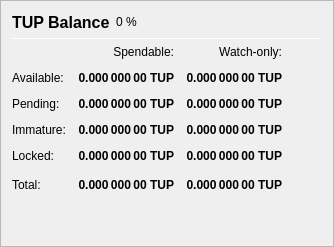
                   <widget class="QFrame" name="frame_Balances">
                    <property name="frameShape">
                     <enum>QFrame::StyledPanel</enum>
                    </property>
                    <property name="frameShadow">
                     <enum>QFrame::Raised</enum>
                    </property>
                    <layout class="QVBoxLayout" name="verticalLayout_4">
                     <item>
                      <layout class="QHBoxLayout" name="horizontalLayout_4">
                       <item>
                        <widget class="QLabel" name="label_5">
                         <property name="minimumSize">
                          <size>
                           <width>0</width>
                           <height>20</height>
                          </size>
                         </property>
                         <property name="font">
                          <font>
                           <pointsize>12</pointsize>
                           <weight>75</weight>
                           <bold>true</bold>
                          </font>
                         </property>
                         <property name="text">
                          <string>TUP Balance</string>
                         </property>
                        </widget>
                       </item>
                       <item>
                        <widget class="QLabel" name="labelTUPPercent">
                         <property name="text">
                          <string notr="true">0 %</string>
                         </property>
                        </widget>
                       </item>
                       <item>
                        <spacer name="horizontalSpacer_3">
                         <property name="orientation">
                          <enum>Qt::Horizontal</enum>
                         </property>
                         <property name="sizeHint" stdset="0">
                          <size>
                           <width>40</width>
                           <height>20</height>
                          </size>
                         </property>
                        </spacer>
                       </item>
                      </layout>
                     </item>
                     <item>
                      <widget class="Line" name="line_Balance">
                       <property name="minimumSize">
                        <size>
                         <width>0</width>
                         <height>1</height>
                        </size>
                       </property>
                       <property name="maximumSize">
                        <size>
                         <width>16777215</width>
                         <height>1</height>
                        </size>
                       </property>
                       <property name="orientation">
                        <enum>Qt::Horizontal</enum>
                       </property>
                      </widget>
                     </item>
                     <item>
                      <layout class="QGridLayout" name="gridLayout">
                       <property name="spacing">
                        <number>12</number>
                       </property>
                       <item row="0" column="1">
                        <widget class="QLabel" name="labelSpendable">
                         <property name="text">
                          <string>Spendable:</string>
                         </property>
                         <property name="alignment">
                          <set>Qt::AlignRight|Qt::AlignTrailing|Qt::AlignVCenter</set>
                         </property>
                        </widget>
                       </item>
                       <item row="0" column="2">
                        <widget class="QLabel" name="labelWatchonly">
                         <property name="text">
                          <string>Watch-only:</string>
                         </property>
                         <property name="alignment">
                          <set>Qt::AlignRight|Qt::AlignTrailing|Qt::AlignVCenter</set>
                         </property>
                        </widget>
                       </item>
                       <item row="1" column="0">
                        <widget class="QLabel" name="labelBalanceText">
                         <property name="text">
                          <string>Available:</string>
                         </property>
                        </widget>
                       </item>
                       <item row="1" column="1">
                        <widget class="QLabel" name="labelBalance">
                         <property name="font">
                          <font>
                           <weight>75</weight>
                           <bold>true</bold>
                          </font>
                         </property>
                         <property name="cursor">
                          <cursorShape>IBeamCursor</cursorShape>
                         </property>
                         <property name="toolTip">
                          <string>Your current spendable balance</string>
                         </property>
                         <property name="text">
                          <string notr="true">0.000 000 00 TUP</string>
                         </property>
                         <property name="alignment">
                          <set>Qt::AlignRight|Qt::AlignTrailing|Qt::AlignVCenter</set>
                         </property>
                         <property name="textInteractionFlags">
                          <set>Qt::LinksAccessibleByMouse|Qt::TextSelectableByKeyboard|Qt::TextSelectableByMouse</set>
                         </property>
                        </widget>
                       </item>
                       <item row="1" column="2">
                        <widget class="QLabel" name="labelWatchAvailable">
                         <property name="font">
                          <font>
                           <weight>75</weight>
                           <bold>true</bold>
                          </font>
                         </property>
                         <property name="cursor">
                          <cursorShape>IBeamCursor</cursorShape>
                         </property>
                         <property name="toolTip">
                          <string>Your current balance in watch-only addresses</string>
                         </property>
                         <property name="text">
                          <string notr="true">0.000 000 00 TUP</string>
                         </property>
                         <property name="alignment">
                          <set>Qt::AlignRight|Qt::AlignTrailing|Qt::AlignVCenter</set>
                         </property>
                         <property name="textInteractionFlags">
                          <set>Qt::LinksAccessibleByMouse|Qt::TextSelectableByKeyboard|Qt::TextSelectableByMouse</set>
                         </property>
                        </widget>
                       </item>
                       <item row="2" column="0">
                        <widget class="QLabel" name="labelPendingText">
                         <property name="text">
                          <string>Pending:</string>
                         </property>
                        </widget>
                       </item>
                       <item row="2" column="1">
                        <widget class="QLabel" name="labelUnconfirmed">
                         <property name="font">
                          <font>
                           <weight>75</weight>
                           <bold>true</bold>
                          </font>
                         </property>
                         <property name="cursor">
                          <cursorShape>IBeamCursor</cursorShape>
                         </property>
                         <property name="toolTip">
                          <string>Total of transactions that have yet to be confirmed, and do not yet count toward the spendable balance</string>
                         </property>
                         <property name="text">
                          <string notr="true">0.000 000 00 TUP</string>
                         </property>
                         <property name="alignment">
                          <set>Qt::AlignRight|Qt::AlignTrailing|Qt::AlignVCenter</set>
                         </property>
                         <property name="textInteractionFlags">
                          <set>Qt::LinksAccessibleByMouse|Qt::TextSelectableByKeyboard|Qt::TextSelectableByMouse</set>
                         </property>
                        </widget>
                       </item>
                       <item row="2" column="2">
                        <widget class="QLabel" name="labelWatchPending">
                         <property name="font">
                          <font>
                           <weight>75</weight>
                           <bold>true</bold>
                          </font>
                         </property>
                         <property name="cursor">
                          <cursorShape>IBeamCursor</cursorShape>
                         </property>
                         <property name="toolTip">
                          <string>Unconfirmed transactions to watch-only addresses</string>
                         </property>
                         <property name="text">
                          <string notr="true">0.000 000 00 TUP</string>
                         </property>
                         <property name="alignment">
                          <set>Qt::AlignRight|Qt::AlignTrailing|Qt::AlignVCenter</set>
                         </property>
                         <property name="textInteractionFlags">
                          <set>Qt::LinksAccessibleByMouse|Qt::TextSelectableByKeyboard|Qt::TextSelectableByMouse</set>
                         </property>
                        </widget>
                       </item>
                       <item row="3" column="0">
                        <widget class="QLabel" name="labelImmatureText">
                         <property name="text">
                          <string>Immature:</string>
                         </property>
                        </widget>
                       </item>
                       <item row="3" column="1">
                        <widget class="QLabel" name="labelImmature">
                         <property name="font">
                          <font>
                           <weight>75</weight>
                           <bold>true</bold>
                          </font>
                         </property>
                         <property name="cursor">
                          <cursorShape>IBeamCursor</cursorShape>
                         </property>
                         <property name="toolTip">
                          <string>Staked or masternode rewards that has not yet matured</string>
                         </property>
                         <property name="text">
                          <string notr="true">0.000 000 00 TUP</string>
                         </property>
                         <property name="alignment">
                          <set>Qt::AlignRight|Qt::AlignTrailing|Qt::AlignVCenter</set>
                         </property>
                         <property name="textInteractionFlags">
                          <set>Qt::LinksAccessibleByMouse|Qt::TextSelectableByKeyboard|Qt::TextSelectableByMouse</set>
                         </property>
                        </widget>
                       </item>
                       <item row="3" column="2">
                        <widget class="QLabel" name="labelWatchImmature">
                         <property name="font">
                          <font>
                           <weight>75</weight>
                           <bold>true</bold>
                          </font>
                         </property>
                         <property name="cursor">
                          <cursorShape>IBeamCursor</cursorShape>
                         </property>
                         <property name="toolTip">
                          <string>Staked or masternode rewards in watch-only addresses that has not yet matured</string>
                         </property>
                         <property name="text">
                          <string notr="true">0.000 000 00 TUP</string>
                         </property>
                         <property name="alignment">
                          <set>Qt::AlignRight|Qt::AlignTrailing|Qt::AlignVCenter</set>
                         </property>
                         <property name="textInteractionFlags">
                          <set>Qt::LinksAccessibleByMouse|Qt::TextSelectableByKeyboard|Qt::TextSelectableByMouse</set>
                         </property>
                        </widget>
                       </item>
                       <item row="4" column="0">
                        <widget class="QLabel" name="labelLockedBalanceText">
                         <property name="toolTip">
                          <string>Locked TUP or Masternode collaterals. These are excluded from zTUP minting.</string>
                         </property>
                         <property name="text">
                          <string>Locked:</string>
                         </property>
                        </widget>
                       </item>
                       <item row="4" column="1">
                        <widget class="QLabel" name="labelLockedBalance">
                         <property name="font">
                          <font>
                           <weight>75</weight>
                           <bold>true</bold>
                          </font>
                         </property>
                         <property name="cursor">
                          <cursorShape>IBeamCursor</cursorShape>
                         </property>
                         <property name="toolTip">
                          <string>Locked TUP or Masternode collaterals. These are excluded from zTUP minting.</string>
                         </property>
                         <property name="text">
                          <string notr="true">0.000 000 00 TUP</string>
                         </property>
                         <property name="alignment">
                          <set>Qt::AlignRight|Qt::AlignTrailing|Qt::AlignVCenter</set>
                         </property>
                         <property name="textInteractionFlags">
                          <set>Qt::LinksAccessibleByMouse|Qt::TextSelectableByKeyboard|Qt::TextSelectableByMouse</set>
                         </property>
                        </widget>
                       </item>
                       <item row="4" column="2">
                        <widget class="QLabel" name="labelWatchLocked">
                         <property name="font">
                          <font>
                           <weight>75</weight>
                           <bold>true</bold>
                          </font>
                         </property>
                         <property name="cursor">
                          <cursorShape>IBeamCursor</cursorShape>
                         </property>
                         <property name="toolTip">
                          <string>Current locked balance in watch-only addresses</string>
                         </property>
                         <property name="text">
                          <string notr="true">0.000 000 00 TUP</string>
                         </property>
                         <property name="alignment">
                          <set>Qt::AlignRight|Qt::AlignTrailing|Qt::AlignVCenter</set>
                         </property>
                         <property name="textInteractionFlags">
                          <set>Qt::LinksAccessibleByMouse|Qt::TextSelectableByKeyboard|Qt::TextSelectableByMouse</set>
                         </property>
                        </widget>
                       </item>
                       <item row="5" column="0">
                        <widget class="QLabel" name="labelTotalText">
                         <property name="toolTip">
                          <string>Your current TenUp balance, unconfirmed and immature transactions included</string>
                         </property>
                         <property name="text">
                          <string>Total:</string>
                         </property>
                        </widget>
                       </item>
                       <item row="5" column="1">
                        <widget class="QLabel" name="labelTotal">
                         <property name="font">
                          <font>
                           <weight>75</weight>
                           <bold>true</bold>
                          </font>
                         </property>
                         <property name="cursor">
                          <cursorShape>IBeamCursor</cursorShape>
                         </property>
                         <property name="toolTip">
                          <string>Your current TenUp balance, unconfirmed and immature transactions included</string>
                         </property>
                         <property name="text">
                          <string notr="true">0.000 000 00 TUP</string>
                         </property>
                         <property name="alignment">
                          <set>Qt::AlignRight|Qt::AlignTrailing|Qt::AlignVCenter</set>
                         </property>
                         <property name="textInteractionFlags">
                          <set>Qt::LinksAccessibleByMouse|Qt::TextSelectableByKeyboard|Qt::TextSelectableByMouse</set>
                         </property>
                        </widget>
                       </item>
                       <item row="5" column="2">
                        <widget class="QLabel" name="labelWatchTotal">
                         <property name="font">
                          <font>
                           <weight>75</weight>
                           <bold>true</bold>
                          </font>
                         </property>
                         <property name="cursor">
                          <cursorShape>IBeamCursor</cursorShape>
                         </property>
                         <property name="toolTip">
                          <string>Current total balance in watch-only addresses</string>
                         </property>
                         <property name="text">
                          <string notr="true">0.000 000 00 TUP</string>
                         </property>
                         <property name="alignment">
                          <set>Qt::AlignRight|Qt::AlignTrailing|Qt::AlignVCenter</set>
                         </property>
                         <property name="textInteractionFlags">
                          <set>Qt::LinksAccessibleByMouse|Qt::TextSelectableByKeyboard|Qt::TextSelectableByMouse</set>
                         </property>
                        </widget>
                       </item>
                       <item row="5" column="3">
                        <spacer name="horizontalSpacer_9">
                         <property name="orientation">
                          <enum>Qt::Horizontal</enum>
                         </property>
                         <property name="sizeHint" stdset="0">
                          <size>
                           <width>40</width>
                           <height>20</height>
                          </size>
                         </property>
                        </spacer>
                       </item>
                      </layout>
                     </item>
                     <item>
                      <spacer name="verticalSpacer_3">
                       <property name="orientation">
                        <enum>Qt::Vertical</enum>
                       </property>
                       <property name="sizeHint" stdset="0">
                        <size>
                         <width>20</width>
                         <height>40</height>
                        </size>
                       </property>
                      </spacer>
                     </item>
                    </layout>
                   </widget>
